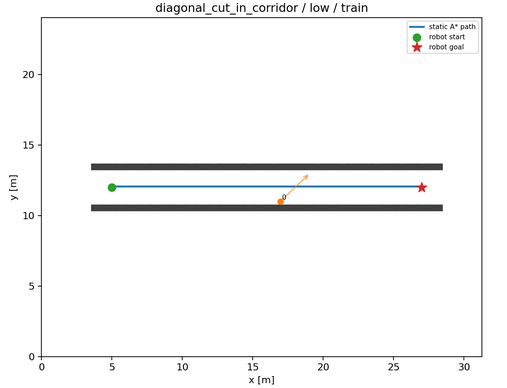
#> input picture outputs/student/extension_scenario_smoke/previews/diagonal_cut_in_corridor_low_train_r00_s91000.png, 507 x 388 px, shrunk from 1152 x 880 before the run
$ python make_extension_scenario_overview.py
#> lines starting #> are read from the running program, lines starting #| are printed output that depends on the picture
#!/usr/bin/env python3
"""Compose a result-free overview figure from extension smoke previews."""

from __future__ import annotations

import argparse
from collections.abc import Sequence
from pathlib import Path

import matplotlib

matplotlib.use("Agg")
from matplotlib import image as mpimg
from matplotlib import pyplot as plt

ROOT = Path(__file__).resolve().parents[2]
DEFAULT_PREVIEW_ROOT = ROOT / "outputs" / "student" / "extension_scenario_smoke" / "previews"
DEFAULT_OUTPUT = (
    ROOT
    / "outputs"
    / "student"
    / "extension_paper_materials"
    / "pgrr_extension_v1_task_settings.png"
)

PANELS = (
    (
        "A. Diagonal cut-in corridor",
        "diagonal_cut_in_corridor_low_train_r00_s91000.png",
        "A pedestrian crosses diagonally into the robot corridor.",
    ),
    (
        "B. Occluded side emergence",
        "occluded_side_emergence_low_train_r00_s91100.png",
        "A pedestrian emerges beside a shelf occluder and crosses the corridor.",
    ),
)


def render(preview_root: Path, output: Path) -> None:
    """Render the two prototype task settings; no outcomes are displayed."""
    figure, axes = plt.subplots(1, 2, figsize=(12.5, 5.4), constrained_layout=True)
    for axis, (title, filename, note) in zip(axes, PANELS, strict=True):
        path = preview_root / filename
        if not path.is_file():
            raise FileNotFoundError(f"missing smoke preview: {path}")
        axis.imshow(mpimg.imread(path))
        axis.set_title(title, fontsize=12, weight="bold")
        axis.text(
            0.5,
            -0.11,
            note,
            transform=axis.transAxes,
            ha="center",
            va="top",
            fontsize=9,
            wrap=True,
        )
        axis.axis("off")
    output.parent.mkdir(parents=True, exist_ok=True)
    figure.savefig(output, dpi=180, bbox_inches="tight")
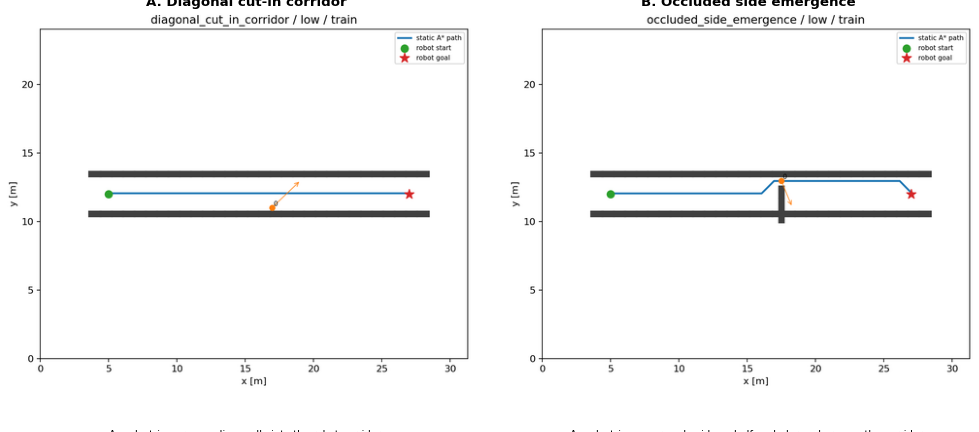
#> figure drawn by matplotlib, 2 panels
    plt.close(figure)
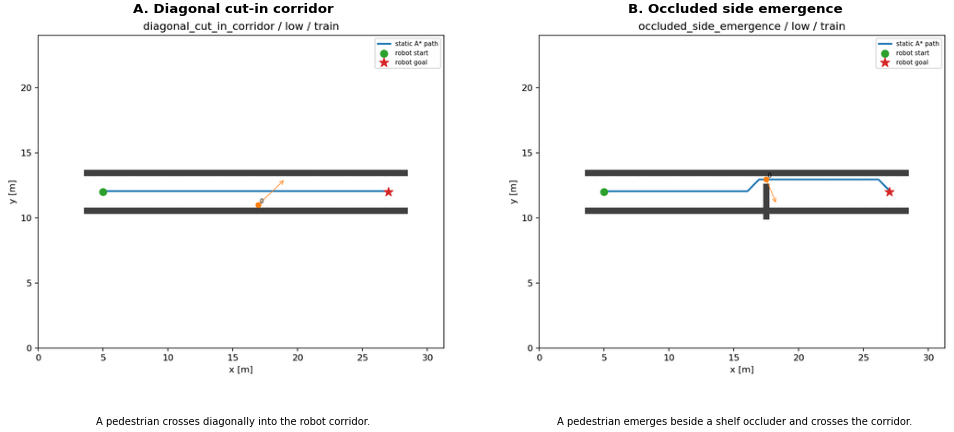
#> figure drawn by matplotlib, 2 panels


def main(argv: Sequence[str] | None = None) -> None:
    parser = argparse.ArgumentParser(description=__doc__)
    parser.add_argument("--preview-root", type=Path, default=DEFAULT_PREVIEW_ROOT)
    parser.add_argument("--output", type=Path, default=DEFAULT_OUTPUT)
    args = parser.parse_args(argv)
    render(args.preview_root.resolve(), args.output.resolve())
    print(f"Wrote {args.output}")


if __name__ == "__main__":
    main()
